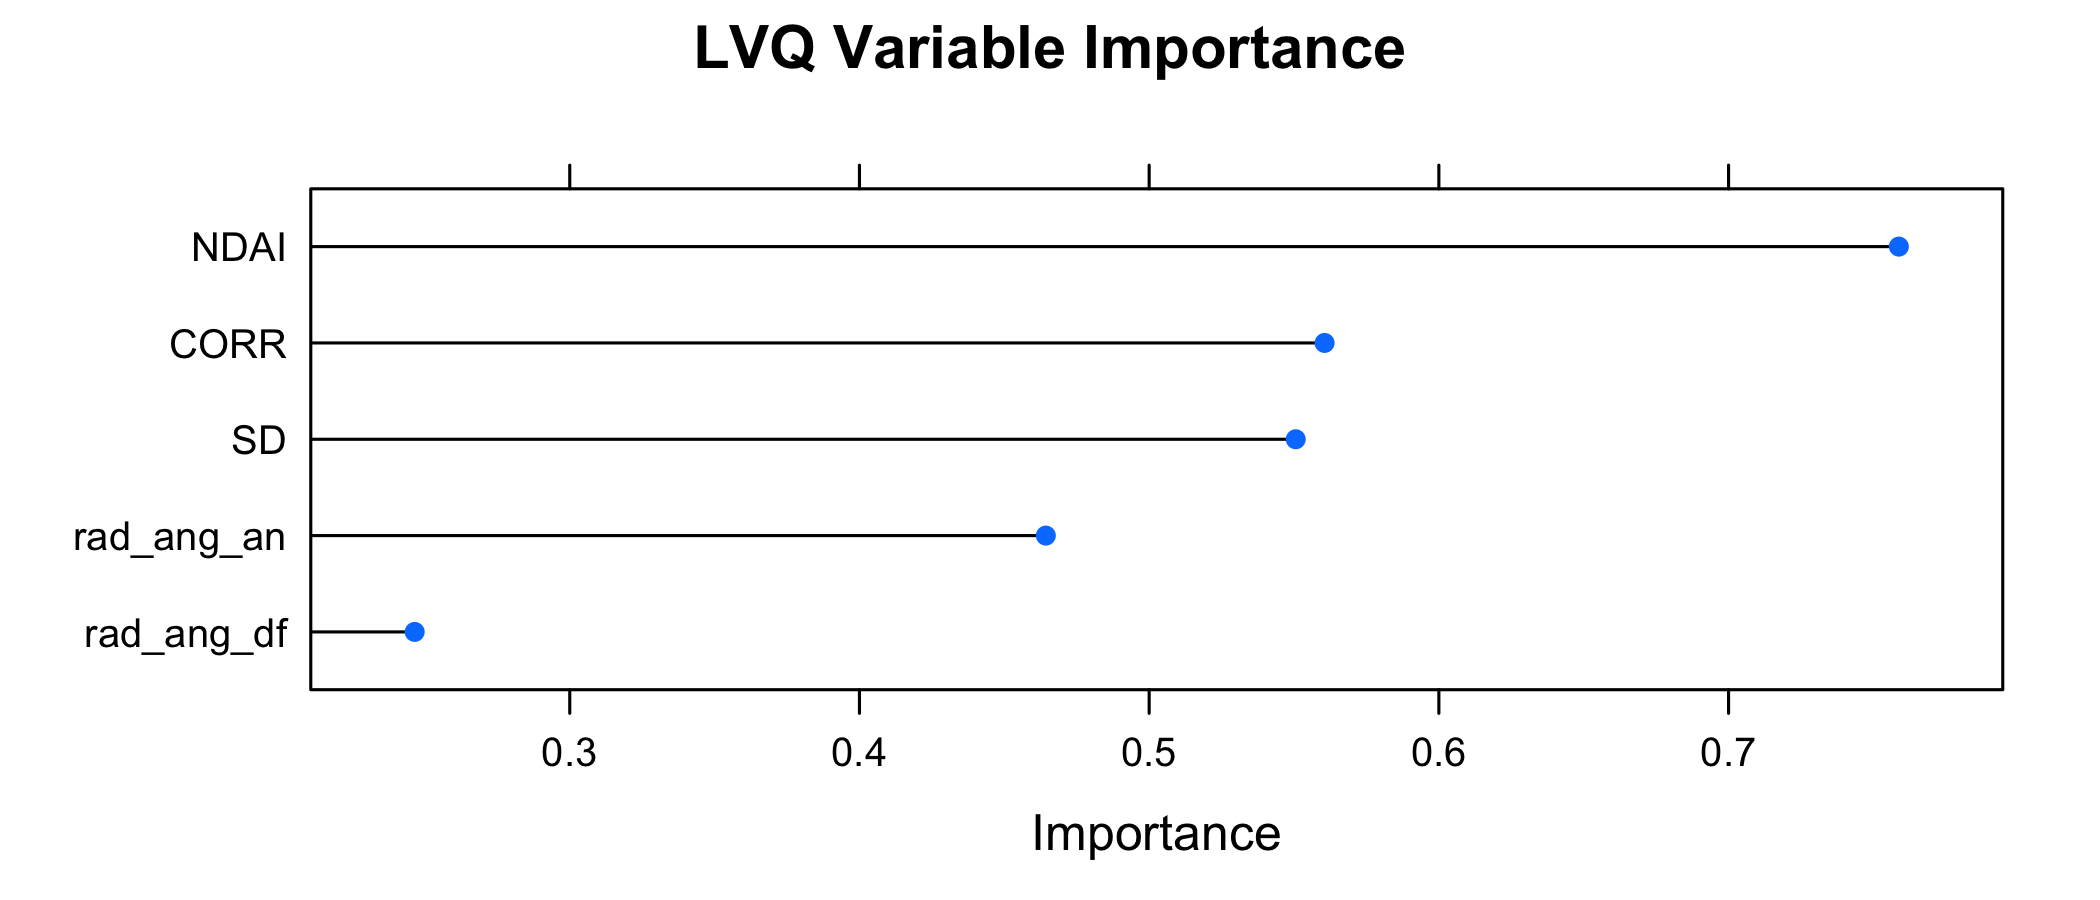

This figure's R source:
# all_image only contain data points from image 1 and 2, because we
# want to use image 1 and 2 for training only
# and saved image 3 for training
# all_image was created in load_clean_data.R
all_image <- readRDS( "R/all_image.rds")

# Cross-Validation Learning Vector Quantization
## We used 1% data for feature selection

set.seed(12345678)
all_data_subset <- all_image %>%
  sample_frac(.1, replace = FALSE) %>%
  select(NDAI, SD, CORR, rad_ang_df, rad_ang_an, 
         expert_label, expert_alpha_label) %>%
  filter(expert_label != 0)

all_data_subset <- as.data.frame(all_data_subset)

# Create the control method
control <- trainControl(method = "repeatedcv", 
                        number = 10, 
                        repeats = 3)

# Train the model
model <- train(as.factor(expert_label) ~ 
                 CORR + SD + NDAI + rad_ang_df + rad_ang_an, 
               data = all_data_subset, 
               method = "lvq", 
               trControl = control)

# Estimate Variable Importance
importance <- varImp(model, scale = FALSE)

#saveRDS(importance, "R/cvlvq.rds")


png("R/feature_selection.png", width=7, height=3, units="in", res=300)
plot(importance, main = "LVQ Variable Importance")
dev.off()
